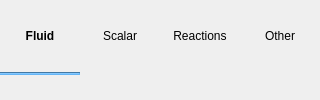
                  <widget class="QWidget" name="bottom_tab_frame" native="true">
                   <property name="styleSheet">
                    <string notr="true">QPushButton:hover {color:#64B5F6; background-color: transparent;}
QPushButton:pressed { color: #64B5F6; background-color: transparent; }
QPushButton:checked { font: bold; background-color: transparent; }
      </string>
                   </property>
                   <layout class="QGridLayout" name="bottom_tab_layout">
                    <property name="leftMargin">
                     <number>0</number>
                    </property>
                    <property name="topMargin">
                     <number>0</number>
                    </property>
                    <property name="rightMargin">
                     <number>0</number>
                    </property>
                    <property name="bottomMargin">
                     <number>0</number>
                    </property>
                    <property name="spacing">
                     <number>0</number>
                    </property>
                    <item row="1" column="0">
                     <widget class="Line" name="line_subtab">
                      <property name="sizePolicy">
                       <sizepolicy hsizetype="Preferred" vsizetype="Fixed">
                        <horstretch>0</horstretch>
                        <verstretch>0</verstretch>
                       </sizepolicy>
                      </property>
                      <property name="minimumSize">
                       <size>
                        <width>0</width>
                        <height>3</height>
                       </size>
                      </property>
                      <property name="maximumSize">
                       <size>
                        <width>16777215</width>
                        <height>3</height>
                       </size>
                      </property>
                      <property name="styleSheet">
                       <string notr="true">QWidget{
  background-color: #64B5F6;
  border-color: #64B5F6;
}</string>
                      </property>
                      <property name="orientation">
                       <enum>Qt::Horizontal</enum>
                      </property>
                     </widget>
                    </item>
                    <item row="0" column="0">
                     <widget class="QPushButton" name="pushbutton_fluid">
                      <property name="font">
                       <font>
                        <weight>75</weight>
                        <bold>true</bold>
                       </font>
                      </property>
                      <property name="text">
                       <string>Fluid</string>
                      </property>
                      <property name="flat">
                       <bool>true</bool>
                      </property>
                     </widget>
                    </item>
                    <item row="0" column="1">
                     <widget class="QPushButton" name="pushbutton_scalar">
                      <property name="font">
                       <font>
                        <weight>50</weight>
                        <bold>false</bold>
                       </font>
                      </property>
                      <property name="text">
                       <string>Scalar</string>
                      </property>
                      <property name="flat">
                       <bool>true</bool>
                      </property>
                     </widget>
                    </item>
                    <item row="0" column="2">
                     <widget class="QPushButton" name="pushbutton_reactions">
                      <property name="text">
                       <string>Reactions</string>
                      </property>
                      <property name="flat">
                       <bool>true</bool>
                      </property>
                     </widget>
                    </item>
                    <item row="0" column="3">
                     <widget class="QPushButton" name="pushbutton_other">
                      <property name="font">
                       <font>
                        <weight>50</weight>
                        <bold>false</bold>
                       </font>
                      </property>
                      <property name="text">
                       <string>Other</string>
                      </property>
                      <property name="flat">
                       <bool>true</bool>
                      </property>
                     </widget>
                    </item>
                   </layout>
                  </widget>
